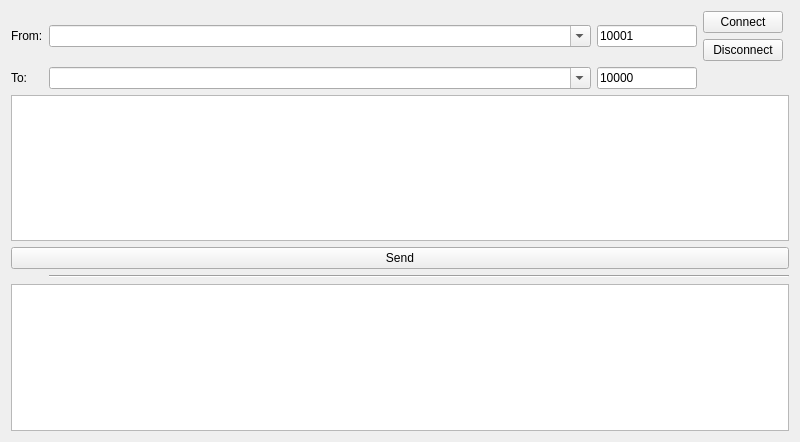
<?xml version="1.0" encoding="UTF-8"?>
<ui version="4.0">
 <class>MainWindow</class>
 <widget class="QWidget" name="MainWindow">
  <property name="geometry">
   <rect>
    <x>0</x>
    <y>0</y>
    <width>800</width>
    <height>442</height>
   </rect>
  </property>
  <property name="windowTitle">
   <string>Udp client</string>
  </property>
  <layout class="QGridLayout" name="gridLayout">
   <item row="4" column="0" colspan="5">
    <widget class="QPushButton" name="buttonSendMessage">
     <property name="text">
      <string>Send</string>
     </property>
    </widget>
   </item>
   <item row="0" column="3">
    <widget class="QPushButton" name="buttonConnect">
     <property name="text">
      <string>Connect</string>
     </property>
    </widget>
   </item>
   <item row="2" column="0">
    <widget class="QLabel" name="labelSendToInfo">
     <property name="text">
      <string>To:</string>
     </property>
    </widget>
   </item>
   <item row="1" column="3">
    <widget class="QPushButton" name="buttonDisconnect">
     <property name="text">
      <string>Disconnect</string>
     </property>
    </widget>
   </item>
   <item row="5" column="1" colspan="4">
    <widget class="Line" name="separatorLog">
     <property name="orientation">
      <enum>Qt::Horizontal</enum>
     </property>
    </widget>
   </item>
   <item row="6" column="0" colspan="5">
    <widget class="QPlainTextEdit" name="editLog"/>
   </item>
   <item row="3" column="0" colspan="5">
    <widget class="QPlainTextEdit" name="editMessage"/>
   </item>
   <item row="0" column="1" rowspan="2">
    <widget class="QComboBox" name="comboAddress">
     <property name="sizePolicy">
      <sizepolicy hsizetype="Expanding" vsizetype="Fixed">
       <horstretch>0</horstretch>
       <verstretch>0</verstretch>
      </sizepolicy>
     </property>
     <property name="editable">
      <bool>true</bool>
     </property>
    </widget>
   </item>
   <item row="0" column="2" rowspan="2">
    <widget class="QLineEdit" name="editPort">
     <property name="maximumSize">
      <size>
       <width>100</width>
       <height>16777215</height>
      </size>
     </property>
     <property name="text">
      <string>10001</string>
     </property>
    </widget>
   </item>
   <item row="0" column="0" rowspan="2">
    <widget class="QLabel" name="labelInfo">
     <property name="text">
      <string>From:</string>
     </property>
    </widget>
   </item>
   <item row="2" column="1">
    <widget class="QComboBox" name="comboSendToAddress">
     <property name="sizePolicy">
      <sizepolicy hsizetype="Expanding" vsizetype="Fixed">
       <horstretch>0</horstretch>
       <verstretch>0</verstretch>
      </sizepolicy>
     </property>
     <property name="editable">
      <bool>true</bool>
     </property>
    </widget>
   </item>
   <item row="2" column="2">
    <widget class="QLineEdit" name="editSendToPort">
     <property name="maximumSize">
      <size>
       <width>100</width>
       <height>16777215</height>
      </size>
     </property>
     <property name="text">
      <string>10000</string>
     </property>
    </widget>
   </item>
  </layout>
 </widget>
 <layoutdefault spacing="6" margin="11"/>
 <tabstops>
  <tabstop>comboAddress</tabstop>
  <tabstop>editPort</tabstop>
  <tabstop>buttonConnect</tabstop>
  <tabstop>buttonDisconnect</tabstop>
  <tabstop>comboSendToAddress</tabstop>
  <tabstop>editSendToPort</tabstop>
  <tabstop>editMessage</tabstop>
  <tabstop>buttonSendMessage</tabstop>
  <tabstop>editLog</tabstop>
 </tabstops>
 <resources/>
 <connections/>
</ui>
